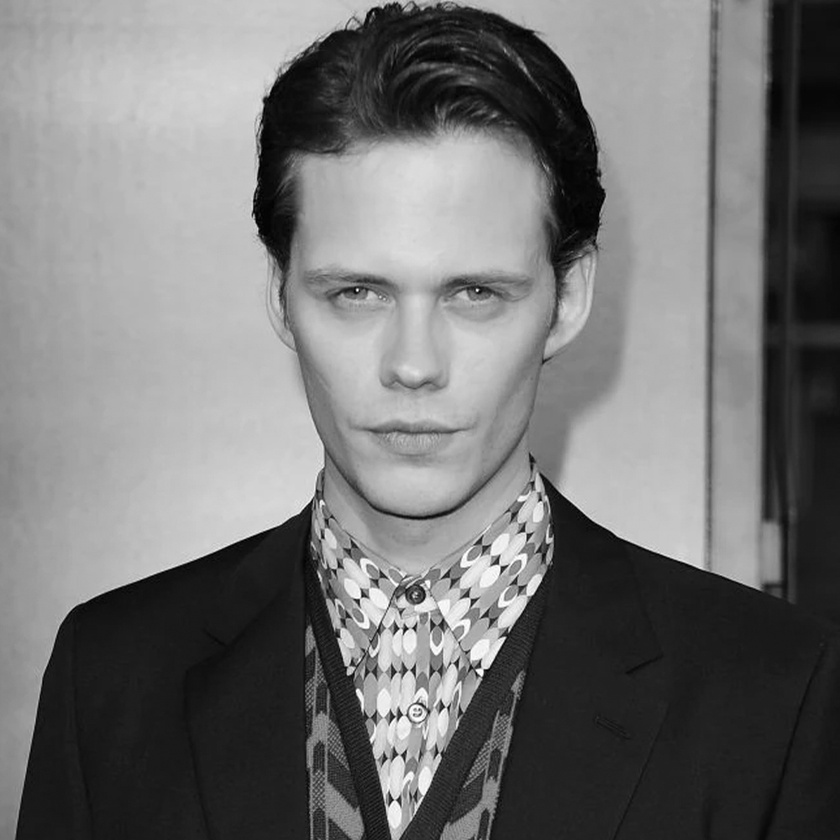
#> input picture image_low.jpg, 840 x 840 px, shrunk from 1000 x 1000 before the run
$ python 'hybrid_images (1).py'
#> lines starting #> are read from the running program, lines starting #| are printed output that depends on the picture
import typing as T
import numpy as np
import cv2
import imageio

# Do not import additional modules, otherwise, there will be deductions


def hybrid_images(image_high: T.Union[str, np.ndarray], image_low: T.Union[str, np.ndarray], output_file: str = None) -> np.ndarray:
    """
    Creates a hybrid image by combining a high-pass filtered version of the first input image
    with a low-pass filtered version of the second input image. The resulting image is `a`
    mixture of the high-frequency content of the first image and the low-frequency content of
    the second image.

    Args:
        image_high (Union[str, np.ndarray]): The first input image, either a filename (str) or a numpy array of shape CxHxW.
        image_low (Union[str, np.ndarray]): The second input image, either a filename (str) or a numpy array of shape CxHxW.
        output_file (str, optional): The filename to save the resulting image if not None.

    Returns:
        np.ndarray: The resulting hybrid image, as a numpy array (always returns a value)
    """
#> called with image_high = 'image_high.jpg', image_low = 'image_low.jpg', output_file = 'image_hybrid.png'

    img1= cv2.imread(image_low)
#> img1 is the input picture: shape (840, 840, 3); min 0, max 255, mean 115.6
    img2= cv2.imread(image_high)
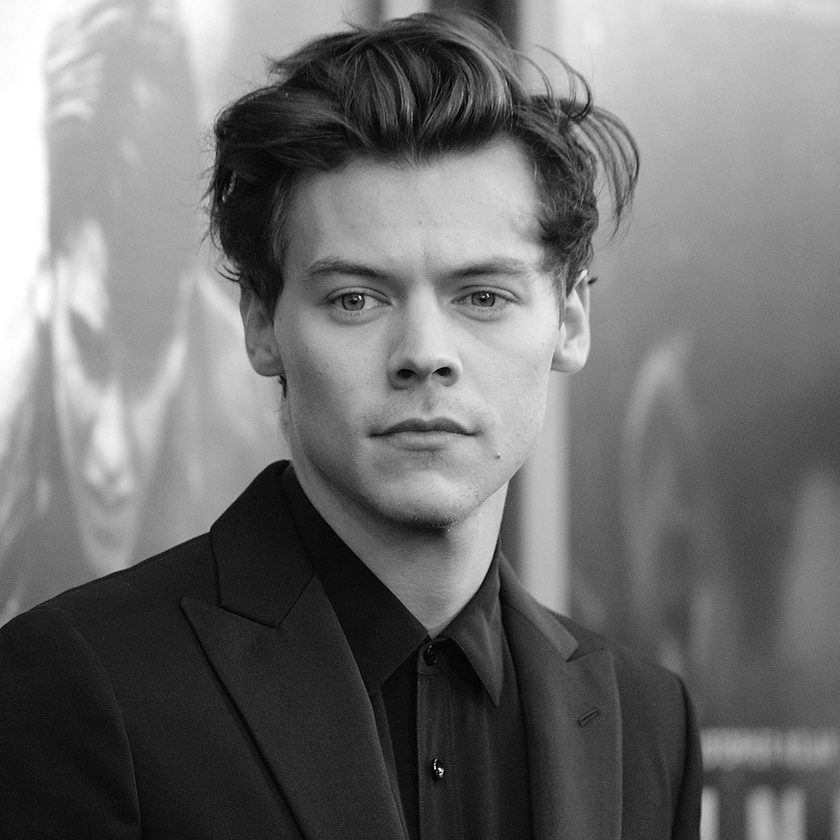
#> input picture image_high.jpg, 840 x 840 px, shrunk from 1000 x 1000 before the run
#> img2 is the input picture: shape (840, 840, 3); min 0, max 255, mean 112.6

    img1= cv2.GaussianBlur(img1, (7,7), cv2.BORDER_DEFAULT)
    img2= cv2.GaussianBlur(img2, (13,13), cv2.BORDER_DEFAULT)

    hybrid = img1 - img2
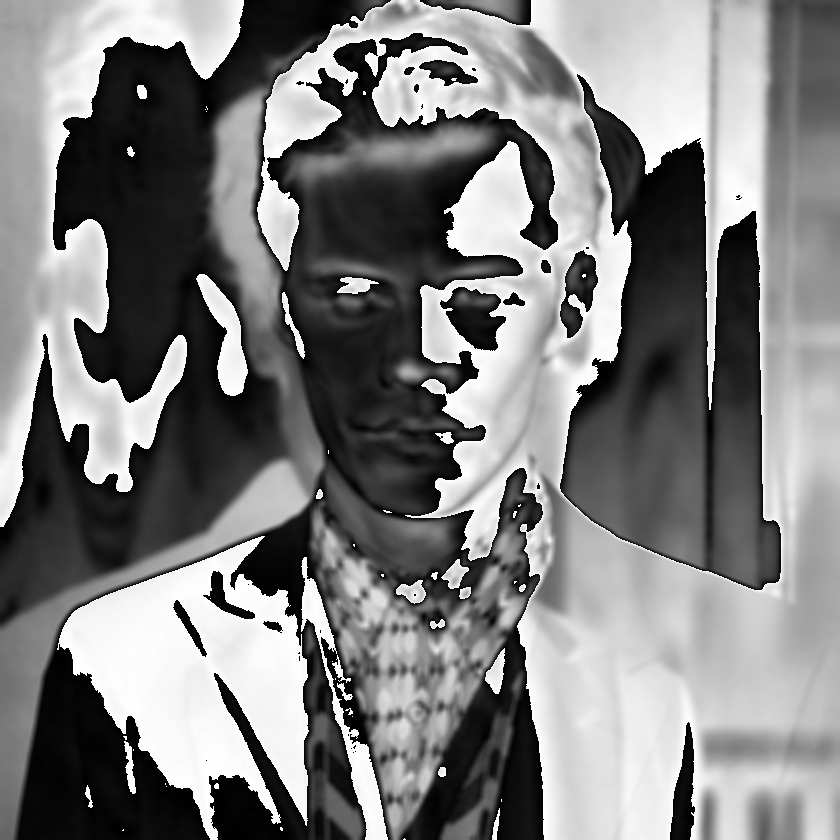
#> hybrid: shape (840, 840, 3); min 0, max 255, mean 126.6

    if output_file is not None:
        cv2.imwrite(output_file, hybrid)

    return hybrid

if __name__ == "__main__":
    image = hybrid_images('image_high.jpg', 'image_low.jpg', "image_hybrid.png")  # Find images on your own
    cv2.imshow('Hybrid Image', image)
    cv2.waitKey(0)
    cv2.destroyAllWindows()


# reference
# https://www.youtube.com/watch?v=26WcejEyQKc&t=109s&ab_channel=ousam2010
# https://jeremykun.com/2014/09/29/hybrid-images/
